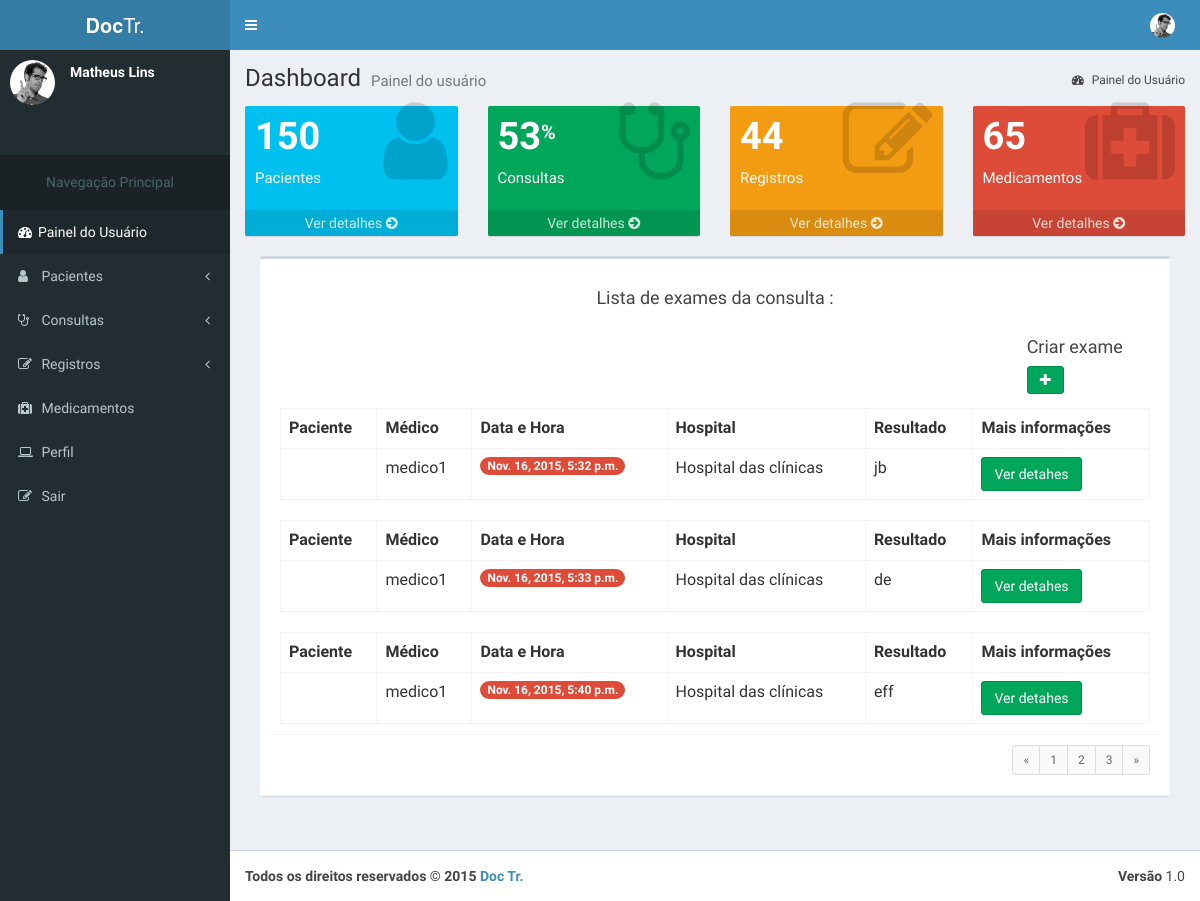
The page /registros/1/exames (signed in) on the database as committed earlier.
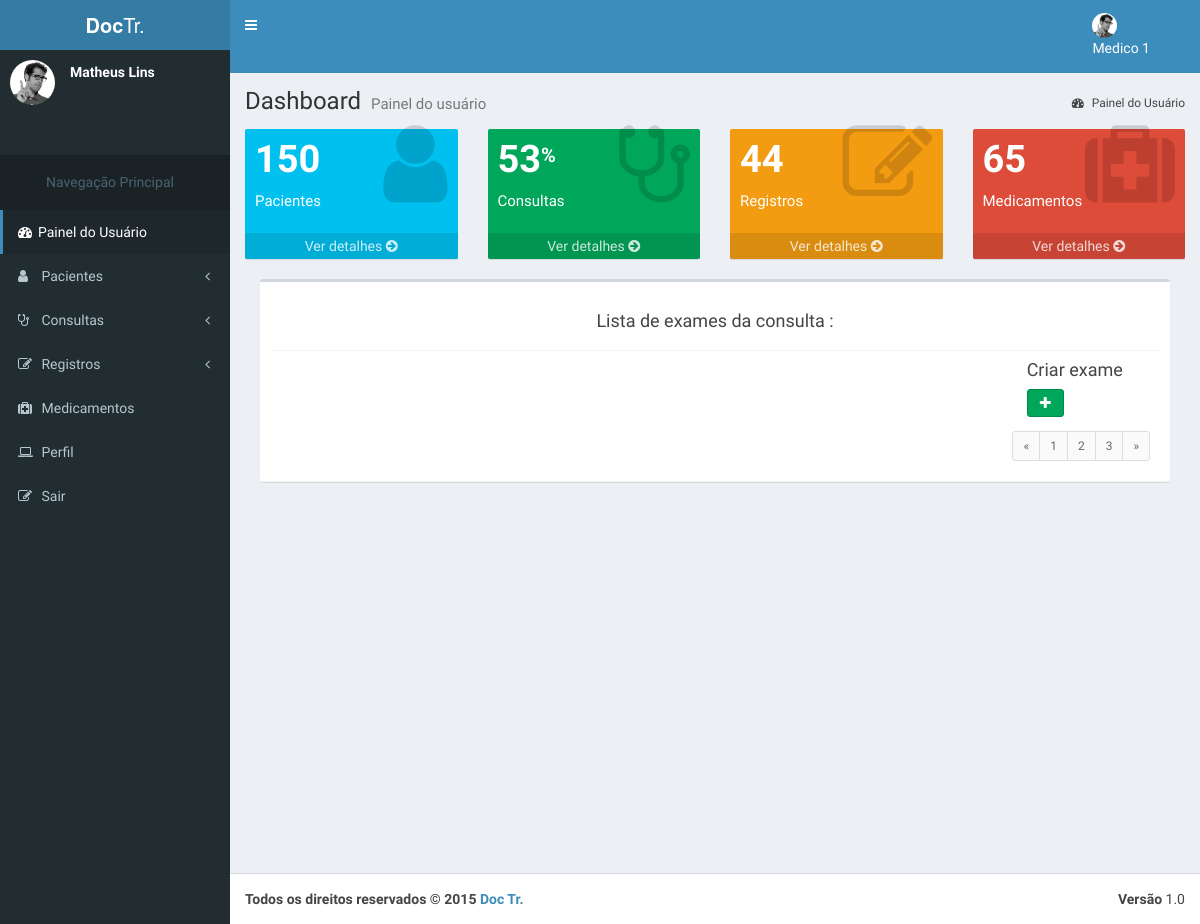
The same page on the database as committed later.
### register/models.py (models this page shows, shortened)
class Register(models.Model):
    register_code = models.IntegerField('ID',primary_key=True, null=False, blank=False)
    about = models.TextField('Mais informações', blank = True)
    created_at = models.DateTimeField('Criado em', auto_now_add=True)
    updated_at = models.DateTimeField('Atualizado em', auto_now=True)
    slug = models.SlugField('Atalho', max_length = 150, editable=True)
    consult = models.ForeignKey("consult.Consult", verbose_name='Consulta',
        related_name='register_Consult'
    )
    class Meta:
        verbose_name = 'Registro'
        verbose_name_plural = 'Registros'
        ordering = ['register_code']

class Exams(Register):
    result = models.TextField('Resultado do Exame', max_length= 50,null=True,blank=True)
    @models.permalink
    def get_absolute_url(self):
        return('register:details_exams', (), {'slug': self.slug})
    class Meta:
        verbose_name = 'Exame'
        verbose_name_plural = 'Exames'

class Register(models.Model):
    register_code = models.IntegerField('ID',primary_key=True, null=False, blank=False)
    about = models.TextField('Mais informações', blank = True)
    created_at = models.DateTimeField('Criado em', auto_now_add=True)
    updated_at = models.DateTimeField('Atualizado em', auto_now=True)
    slug = models.SlugField('Atalho', max_length = 150, editable=True)
    consult = models.ForeignKey("consult.Consult", verbose_name='Consulta',
        related_name='register_Consult'
    )
    class Meta:
        verbose_name = 'Registro'
        verbose_name_plural = 'Registros'
        ordering = ['register_code']

### consult/models.py (models this page shows, shortened)
class Consult(models.Model):
    consult_code = models.CharField('Código da Consulta', max_length=100, null=False, unique=True, primary_key=True)
    consult_type = models.CharField('Tipo de Consulta', max_length = 100)
    hospital = models.CharField('Hospital', max_length= 50)
    slug = models.SlugField('Atalho', max_length = 150, editable=True)
    about = models.TextField('Mais informações', blank = True)
    date_consult = models.DateTimeField('Data que está marcada a Consulta',auto_now_add=True, blank=True, null=True)
    created_at = models.DateTimeField('Criado em', auto_now_add=True)
    updated_at = models.DateTimeField('Atualizado em', auto_now=True)
    doctor = models.ForeignKey(
        settings.AUTH_USER_MODEL, verbose_name='Médico',
        related_name='consult_médico'
    )
    class Meta:
        verbose_name = 'Consulta'
        verbose_name_plural = 'Consultas'
        ordering = ['consult_type']

### accounts/models.py (models this page shows, shortened)
class UserU(AbstractBaseUser, PermissionsMixin):
    name = models.CharField('name', max_length=100, blank=True,null=True)
    email = models.EmailField('E-mail', unique=True)
    phone = models.CharField('Telefone', max_length=100, blank=True,null=True)
    username = models.CharField('name de Usuário', unique=True, max_length=100)
    birth_data = models.CharField('Data de Nascimento', max_length=100,blank=True)
    sex = models.CharField('Sexo',max_length=1, choices=(('M', 'Masculino'), ('F', 'Feminino')), default='Masculino')
    is_active = models.BooleanField('Está ativo?', blank=True, default=True)
    is_staff = models.BooleanField('É da equipe?', blank=True, default=False)
    date_joined = models.DateTimeField('Data de Entrada', auto_now_add=True)
    objects = UserManager()
    USERNAME_FIELD = 'username'
    REQUIRED_FIELDS = ['email','name']
    def __str__(self):
        return self.username
    class Meta:
        verbose_name = 'Usuário'
        verbose_name_plural = 'Usuários'

### register/views.py (the view)
# urls.py: url(r'^(?P<slug>[\w_-]+)/exames', 'register.views.exams', name='exams'),
@login_required(redirect_field_name='login_obrigatorio')
def exams(request, slug):
    template_name = 'exams.html'
    exams = Exams.objects.all()
    context = {
    	'exams':exams,
    	'slug':slug
    }
    return render(request, template_name,context)

### register/templates/exams.html (shortened to what this page needs)
{% extends 'doctor/dashboard_doctor.html' %}
{% load static %}
      {% block content %}
        {% block shortcuts %}
            {{ block.super }}
            <div class="col-md-12">
              <div class="box">
                <div class="box-header with-border">
                  <br>
                  <center><h3 class="box-title">Lista de exames da consulta : </h3></center>
                  <br>
                  <form class="col-md-12 col-lg-offset-10">
                  <h4>Criar exame</h4>
                    <div class="input-group">
                      <div class="input-group-btn">
                        <a href="{% url 'register:creat_register_consult_exams' slug %}"><button class="btn btn-success" type="button"><i class="fa fa-plus"></i></button></a>
                      </div>
                    </div>
                  </form>
                  {% for exam in exams %}
              <div class="box-body">
                <table class="table table-bordered">
                  <tr>
                    <th>Paciente</th>
                    <th>Médico</th>
                    <th>Data e Hora</th>
                    <th>Hospital</th>
                    <th>Resultado</th>
                    <th>Mais informações</th>
                  </tr>
                  <tr>
                    <td>{{exam.consult.patient}}</td>
                    <td>{{exam.consult.doctor}}</td>
                    <td><span class="badge bg-red">{{exam.created_at}}</span></td>
                    <td>{{exam.consult.hospital}}</td>
                    <td>{{exam.result}}</td>
                    <td>
                      <div class="input-group">
                        <div class="input-group-btn">
                          <a href="{{ exam.get_absolute_url }}"><button class="btn btn-success" type="button">Ver detahes</button></a>
                        </div>
                      </div>
                    </td>
                  </tr>
                </table>
              </div>
              {% endfor %}
              <div class="box-footer clearfix">
                <ul class="pagination pagination-sm no-margin pull-right">
                  <li><a href="#">&laquo;</a></li>
                  <li><a href="#">1</a></li>
                  <li><a href="#">2</a></li>
                  <li><a href="#">3</a></li>
                  <li><a href="#">&raquo;</a></li>
                </ul>
              </div>
                </div>
              </div>
            </div>
            </div>
            </div>
        {% endblock %}
      {% endblock %}

### accounts/templates/doctor/dashboard_doctor.html (shortened to what the changed rows need)
{% load static %}
<html>
  <head>
    <link rel="stylesheet" href="{% static 'bootstrap/css/bootstrap.min.css' %}">
    <link rel="stylesheet" href="http://maxcdn.bootstrapcdn.com/font-awesome/4.4.0/css/font-awesome.min.css">
    <link rel="stylesheet" href="http://code.ionicframework.com/ionicons/2.0.1/css/ionicons.min.css">
    <link rel="stylesheet" href="{% static 'dist/css/AdminLTE.min.css' %}">
    <link rel="stylesheet" href="{% static 'dist/css/skins/_all-skins.min.css' %}">
    <link rel="stylesheet" href="{% static 'plugins/iCheck/flat/blue.css' %}">
    <link rel="stylesheet" href="{% static 'plugins/morris/morris.css' %}">
    <link rel="stylesheet" href="{% static 'plugins/jvectormap/jquery-jvectormap-1.2.2.css' %}">
    <link rel="stylesheet" href="{% static 'plugins/datepicker/datepicker3.css' %}">
    <link rel="stylesheet" href="{% static 'plugins/daterangepicker/daterangepicker-bs3.css' %}">
    <link rel="stylesheet" href="{% static 'plugins/bootstrap-wysihtml5/bootstrap3-wysihtml5.min.css' %}">
  </head>
  <body class="hold-transition skin-blue sidebar-mini">
    <div class="wrapper">
    {% block header %}
      <header class="main-header">
        <nav class="navbar navbar-static-top" role="navigation">
          <div class="navbar-custom-menu">
            <ul class="nav navbar-nav">
              <li class="dropdown user user-menu">
                <a href="#" class="dropdown-toggle" data-toggle="dropdown">
                  <img src="{% static 'dist/img/user2-160x160.jpg' %}" class="user-image" alt="User Image">
                  <span class="hidden-xs">{{user.name}}</span>
                </a>
            </ul>
          </div>
        </nav>
      </header>
      {% endblock %}
      {% block content %}
      {% block shortcuts %}
      <div class="content-wrapper">
        <section class="content-header">
          <h1>
            Dashboard
            <small>Painel do usuário</small>
          </h1>
        </section>
        <section class="content">
        {% endblock %}
      {% endblock %}
  </body>
</html>

Rows that differ between the two databases and show on the page:
removed Exams: consult.doctor "medico1", created_at "Nov. 16, 2015, 5:32 p.m.", consult.hospital "Hospital das clínicas", result "jb"
removed Exams: consult.doctor "medico1", created_at "Nov. 16, 2015, 5:33 p.m.", consult.hospital "Hospital das clínicas", result "de"
removed Exams: consult.doctor "medico1", created_at "Nov. 16, 2015, 5:40 p.m.", consult.hospital "Hospital das clínicas", result "eff"
now on this page (row edited): UserU: name "Medico 1"
